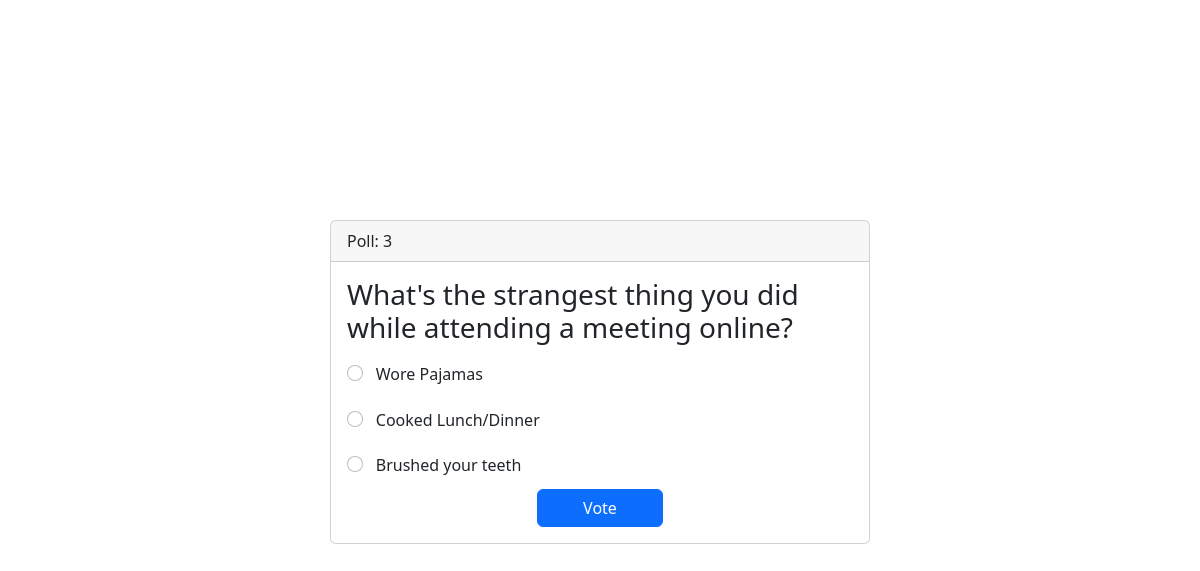
Page /polls/3/ on the committed database.
### polls/models.py (models this page shows, shortened)
class Question(models.Model):
    question_text = models.CharField(max_length=200)
    pub_date = models.DateTimeField('date published')

class Choice(models.Model):
    question = models.ForeignKey(Question, on_delete=models.CASCADE)
    choice_text = models.CharField(max_length=200)
    votes = models.IntegerField(default=0)

### polls/views.py (the view)
# urls.py: path('<int:pk>/', views.DetailView.as_view(), name='detail'),
class DetailView(generic.DetailView):
    model = Question
    template_name = 'polls/detail.html'

### polls/templates/polls/detail.html (shortened to what this page needs)
<!DOCTYPE html>
<html lang="en">
<head>
    {% load static %}
    <link href="https://cdn.jsdelivr.net/npm/bootstrap@5.2.2/dist/css/bootstrap.min.css" rel="stylesheet"
>
    <link rel="stylesheet" href="{% static 'polls/detail.css' %}">
</head>
<body>
<form action="{% url 'polls:vote' question.id %}" method="post">
    <div class="card">
        <div class="card-header">
            Poll: {{ question.id }}
        </div>
        <div class="card-body">
            <h3 class="card-title">{{ question.question_text }}</h3>
            {% for choice in question.choice_set.all %}
                <div class="form-check">
                    <input class="form-check-input" type="radio" name="choice"
                           id="choice{{ forloop.counter }}" value="{{ choice.id }}">
                    <label class="form-check-label card-text"
                           for="choice{{ forloop.counter }}">{{ choice.choice_text }}</label>
                </div>
            {% endfor %}
            <input class="btn btn-primary" type="submit" value="Vote">
        </div>
    </div>
</form>
</body>
</html>

### polls/static/polls/detail.css (style rules this page uses)
form { display: flex; justify-content: center; align-items: center; height: 47.7rem; }
.card { width: 45%; }
.form-check-input { margin-top: 2.6%; }
.card-text { padding: 2% 1%; }
.btn { width: 25%; display: block; margin-left: auto; margin-right: auto; }

### rows in the picture
Question: id "3", question_text "What's the strangest thing you did while attending a meeting online?"
Choice: choice_text "Wore Pajamas"
Choice: choice_text "Cooked Lunch/Dinner"
Choice: choice_text "Brushed your teeth"
